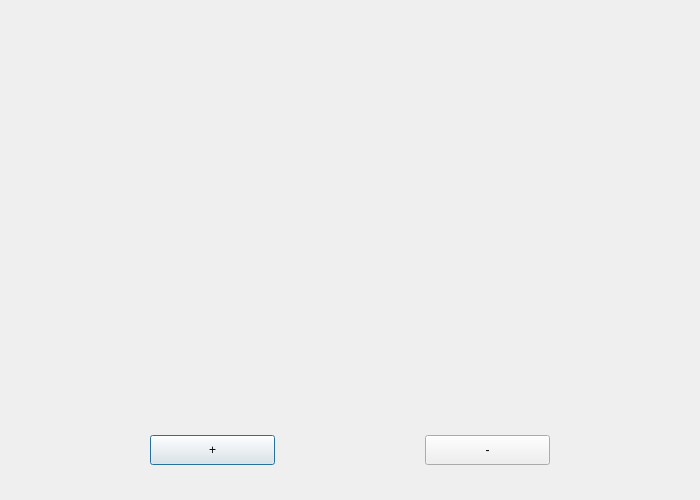
<?xml version="1.0" encoding="UTF-8"?>
<ui version="4.0">
 <class>WY_Five</class>
 <widget class="QDialog" name="WY_Five">
  <property name="geometry">
   <rect>
    <x>0</x>
    <y>0</y>
    <width>700</width>
    <height>500</height>
   </rect>
  </property>
  <property name="windowTitle">
   <string>Dialog</string>
  </property>
  <widget class="QLabel" name="label">
   <property name="geometry">
    <rect>
     <x>0</x>
     <y>0</y>
     <width>700</width>
     <height>400</height>
    </rect>
   </property>
   <property name="text">
    <string/>
   </property>
   <property name="pixmap">
    <pixmap>WY5.png</pixmap>
   </property>
   <property name="scaledContents">
    <bool>true</bool>
   </property>
  </widget>
  <widget class="QPushButton" name="zoomIn">
   <property name="geometry">
    <rect>
     <x>150</x>
     <y>435</y>
     <width>125</width>
     <height>30</height>
    </rect>
   </property>
   <property name="text">
    <string>+</string>
   </property>
  </widget>
  <widget class="QPushButton" name="zoomOut">
   <property name="geometry">
    <rect>
     <x>425</x>
     <y>435</y>
     <width>125</width>
     <height>30</height>
    </rect>
   </property>
   <property name="text">
    <string>-</string>
   </property>
  </widget>
 </widget>
 <resources/>
 <connections>
  <connection>
   <sender>zoomIn</sender>
   <signal>pressed()</signal>
   <receiver>WY_Five</receiver>
   <slot>showMaximized()</slot>
   <hints>
    <hint type="sourcelabel">
     <x>212</x>
     <y>449</y>
    </hint>
    <hint type="destinationlabel">
     <x>349</x>
     <y>249</y>
    </hint>
   </hints>
  </connection>
  <connection>
   <sender>zoomOut</sender>
   <signal>pressed()</signal>
   <receiver>WY_Five</receiver>
   <slot>showNormal()</slot>
   <hints>
    <hint type="sourcelabel">
     <x>487</x>
     <y>449</y>
    </hint>
    <hint type="destinationlabel">
     <x>349</x>
     <y>249</y>
    </hint>
   </hints>
  </connection>
 </connections>
</ui>
